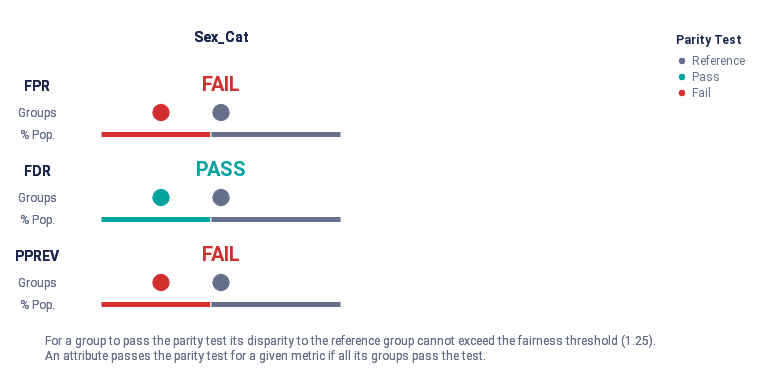

The notebook cell this image was saved under:
### Code cell
summary_plot_ckd = audit_sex_groups.summary_plot(metrics=metrics, fairness_threshold=disparity_tolerance,)
summary_plot_ckd.save("summary_plot_ckd.html")
summary_plot_ckd

### Figure 1 — Vega-Lite specification as saved in the notebook (floating-point values rounded to 4 significant figures)
{"config": {"view": {"continuousWidth": 400, "continuousHeight": 300, "strokeWidth": 0}, "legend": {"labelColor": "rgb(102, 111, 137)", "labelFont": "Roboto, Arial, sans-serif", "labelFontSize": 12, "rowPadding": 4, "symbolSize": 40, "titleBaseline": "top", "titleColor": "rgb(25, 39, 78)", "titleFont": "Roboto, Arial, sans-serif", "titleFontSize": 12, "titleFontWeight": "bold", "titlePadding": 8}}, "vconcat": [{"hconcat": [{"vconcat": [{"mark": {"type": "text", "align": "center", "baseline": "middle", "color": "rgb(25, 39, 78)", "font": "Roboto, Arial, sans-serif", "fontWeight": "bold", "size": 14}, "encoding": {"text": {"value": ""}}, "height": 45.0, "width": 32.0}, {"layer": [{"mark": {"type": "text", "align": "center", "baseline": "middle", "color": "rgb(25, 39, 78)", "font": "Roboto, Arial, sans-serif", "fontWeight": "bold", "size": 14}, "encoding": {"text": {"value": "FPR"}, "y": {"axis": {"domain": false, "grid": false, "labels": false, "ticks": false, "title": null}, "field": "y_position", "scale": {"domain": [3, 1]}, "type": "quantitative"}}, "transform": [{"calculate": "1.2", "as": "y_position"}]}, {"mark": {"type": "text", "align": "center", "baseline": "middle", "color": "rgb(102, 111, 137)", "font": "Roboto, Arial, sans-serif", "size": 12}, "encoding": {"text": {"value": "Groups"}, "y": {"axis": {"domain": false, "grid": false, "labels": false, "ticks": false, "title": null}, "field": "y_position", "scale": {"domain": [3, 1]}, "type": "quantitative"}}, "transform": [{"calculate": "2", "as": "y_position"}]}, {"mark": {"type": "text", "align": "center", "baseline": "middle", "color": "rgb(102, 111, 137)", "font": "Roboto, Arial, sans-serif", "size": 12}, "encoding": {"text": {"value": "% Pop."}, "y": {"axis": {"domain": false, "grid": false, "labels": false, "ticks": false, "title": null}, "field": "y_position", "scale": {"domain": [3, 1]}, "type": "quantitative"}}, "transform": [{"calculate": "2.7", "as": "y_position"}]}], "height": 65.0, "width": 32.0}, {"layer": [{"mark": {"type": "text", "align": "center", "baseline": "middle", "color": "rgb(25, 39, 78)", "font": "Roboto, Arial, sans-serif", "fontWeight": "bold", "size": 14}, "encoding": {"text": {"value": "FDR"}, "y": {"axis": {"domain": false, "grid": false, "labels": false, "ticks": false, "title": null}, "field": "y_position", "scale": {"domain": [3, 1]}, "type": "quantitative"}}, "transform": [{"calculate": "1.2", "as": "y_position"}]}, {"mark": {"type": "text", "align": "center", "baseline": "middle", "color": "rgb(102, 111, 137)", "font": "Roboto, Arial, sans-serif", "size": 12}, "encoding": {"text": {"value": "Groups"}, "y": {"axis": {"domain": false, "grid": false, "labels": false, "ticks": false, "title": null}, "field": "y_position", "scale": {"domain": [3, 1]}, "type": "quantitative"}}, "transform": [{"calculate": "2", "as": "y_position"}]}, {"mark": {"type": "text", "align": "center", "baseline": "middle", "color": "rgb(102, 111, 137)", "font": "Roboto, Arial, sans-serif", "size": 12}, "encoding": {"text": {"value": "% Pop."}, "y": {"axis": {"domain": false, "grid": false, "labels": false, "ticks": false, "title": null}, "field": "y_position", "scale": {"domain": [3, 1]}, "type": "quantitative"}}, "transform": [{"calculate": "2.7", "as": "y_position"}]}], "height": 65.0, "width": 32.0}, {"layer": [{"mark": {"type": "text", "align": "center", "baseline": "middle", "color": "rgb(25, 39, 78)", "font": "Roboto, Arial, sans-serif", "fontWeight": "bold", "size": 14}, "encoding": {"text": {"value": "PPREV"}, "y": {"axis": {"domain": false, "grid": false, "labels": false, "ticks": false, "title": null}, "field": "y_position", "scale": {"domain": [3, 1]}, "type": "quantitative"}}, "transform": [{"calculate": "1.2", "as": "y_position"}]}, {"mark": {"type": "text", "align": "center", "baseline": "middle", "color": "rgb(102, 111, 137)", "font": "Roboto, Arial, sans-serif", "size": 12}, "encoding": {"text": {"value": "Groups"}, "y": {"axis": {"domain": false, "grid": false, "labels": false, "ticks": false, "title": null}, "field": "y_position", "scale": {"domain": [3, 1]}, "type": "quantitative"}}, "transform": [{"calculate": "2", "as": "y_position"}]}, {"mark": {"type": "text", "align": "center", "baseline": "middle", "color": "rgb(102, 111, 137)", "font": "Roboto, Arial, sans-serif", "size": 12}, "encoding": {"text": {"value": "% Pop."}, "y": {"axis": {"domain": false, "grid": false, "labels": false, "ticks": false, "title": null}, "field": "y_position", "scale": {"domain": [3, 1]}, "type": "quantitative"}}, "transform": [{"calculate": "2.7", "as": "y_position"}]}], "height": 65.0, "width": 32.0}], "bounds": "flush", "data": {"name": "data-79dd248bdaa0ea02c535240e8ad022c8"}, "spacing": 20.0}, {"hconcat": [{"vconcat": [{"data": {"name": "data-79dd248bdaa0ea02c535240e8ad022c8"}, "mark": {"type": "text", "align": "center", "baseline": "middle", "color": "rgb(25, 39, 78)", "font": "Roboto, Arial, sans-serif", "fontWeight": "bold", "size": 14}, "encoding": {"text": {"value": "Sex_Cat"}}, "height": 45.0, "width": 240.0}, {"layer": [{"data": {"name": "data-0648884f34076ca4404072fa7f837079"}, "mark": {"type": "text", "align": "center", "baseline": "middle", "font": "Roboto, Arial, sans-serif", "fontWeight": "bold", "size": 20}, "encoding": {"color": {"field": "parity_result", "legend": {"offset": 0, "padding": 20, "title": "Parity Test"}, "scale": {"domain": ["Reference", "Pass", "Fail"], "range": ["rgb(102, 111, 137)", "rgb(0, 163, 158)", "rgb(211, 47, 47)"]}, "type": "ordinal"}, "text": {"value": "FAIL"}, "y": {"axis": {"domain": false, "grid": false, "labels": false, "ticks": false, "title": null}, "field": "y_position", "scale": {"domain": [3, 1]}, "type": "quantitative"}}, "transform": [{"calculate": "1", "as": "y_position"}]}, {"data": {"name": "data-17fb7689948422ff9042c144eba445de"}, "mark": {"type": "bar", "size": 6, "stroke": "white"}, "encoding": {"color": {"field": "fpr_parity_result", "legend": null, "scale": {"domain": ["Reference", "Pass", "Fail"], "range": ["rgb(102, 111, 137)", "rgb(0, 163, 158)", "rgb(211, 47, 47)"]}, "type": "ordinal"}, "tooltip": [{"field": "fpr_parity_result", "title": "Parity", "type": "nominal"}, {"field": "tooltip_group_size", "title": "Size", "type": "nominal"}, {"field": "tooltip_groups_name_size", "title": "Groups", "type": "nominal"}], "x": {"aggregate": "sum", "axis": {"domain": false, "grid": false, "labels": false, "ticks": false, "title": null}, "field": "group_size", "stack": "normalize", "type": "quantitative"}, "y": {"axis": {"domain": false, "grid": false, "labels": false, "ticks": false, "title": null}, "field": "y_position", "scale": {"domain": [3, 1]}, "type": "quantitative"}}, "transform": [{"calculate": "2.8", "as": "y_position"}]}, {"data": {"name": "data-0763a30168c135d8b66f76f7bba9b96e"}, "mark": {"type": "circle", "opacity": 1}, "encoding": {"color": {"field": "fpr_parity_result", "legend": null, "scale": {"domain": ["Reference", "Pass", "Fail"], "range": ["rgb(102, 111, 137)", "rgb(0, 163, 158)", "rgb(211, 47, 47)"]}, "type": "ordinal"}, "size": {"value": 300}, "tooltip": [{"field": "attribute_value", "title": "Group", "type": "nominal"}, {"field": "tooltip_group_size", "title": "Group Size", "type": "nominal"}, {"field": "tooltip_parity_test_explanation_fpr", "title": "Parity Test", "type": "nominal"}, {"field": "tooltip_disparity_explanation_fpr", "title": "Disparity", "type": "nominal"}, {"field": "fpr", "format": ".2f", "title": "FPR", "type": "quantitative"}], "x": {"axis": {"domain": false, "grid": false, "labels": false, "ticks": false, "title": null}, "field": "fpr_disparity_rank", "scale": {"domain": [-2, 2], "nice": false}, "type": "quantitative"}, "y": {"axis": {"domain": false, "grid": false, "labels": false, "ticks": false, "title": null}, "field": "y_position", "scale": {"domain": [3, 1]}, "type": "quantitative"}}, "transform": [{"calculate": "2", "as": "y_position"}]}], "height": 65.0, "resolve": {"scale": {"x": "independent"}}, "width": 240.0}, {"layer": [{"data": {"name": "data-126d4ae515fac080ab56453e43289c66"}, "mark": {"type": "text", "align": "center", "baseline": "middle", "font": "Roboto, Arial, sans-serif", "fontWeight": "bold", "size": 20}, "encoding": {"color": {"field": "parity_result", "legend": {"offset": 0, "padding": 20, "title": "Parity Test"}, "scale": {"domain": ["Reference", "Pass", "Fail"], "range": ["rgb(102, 111, 137)", "rgb(0, 163, 158)", "rgb(211, 47, 47)"]}, "type": "ordinal"}, "text": {"value": "PASS"}, "y": {"axis": {"domain": false, "grid": false, "labels": false, "ticks": false, "title": null}, "field": "y_position", "scale": {"domain": [3, 1]}, "type": "quantitative"}}, "transform": [{"calculate": "1", "as": "y_position"}]}, {"data": {"name": "data-f3e433267fd29c12bb9976b0cd1170e1"}, "mark": {"type": "bar", "size": 6, "stroke": "white"}, "encoding": {"color": {"field": "fdr_parity_result", "legend": null, "scale": {"domain": ["Reference", "Pass", "Fail"], "range": ["rgb(102, 111, 137)", "rgb(0, 163, 158)", "rgb(211, 47, 47)"]}, "type": "ordinal"}, "tooltip": [{"field": "fdr_parity_result", "title": "Parity", "type": "nominal"}, {"field": "tooltip_group_size", "title": "Size", "type": "nominal"}, {"field": "tooltip_groups_name_size", "title": "Groups", "type": "nominal"}], "x": {"aggregate": "sum", "axis": {"domain": false, "grid": false, "labels": false, "ticks": false, "title": null}, "field": "group_size", "stack": "normalize", "type": "quantitative"}, "y": {"axis": {"domain": false, "grid": false, "labels": false, "ticks": false, "title": null}, "field": "y_position", "scale": {"domain": [3, 1]}, "type": "quantitative"}}, "transform": [{"calculate": "2.8", "as": "y_position"}]}, {"data": {"name": "data-0763a30168c135d8b66f76f7bba9b96e"}, "mark": {"type": "circle", "opacity": 1}, "encoding": {"color": {"field": "fdr_parity_result", "legend": null, "scale": {"domain": ["Reference", "Pass", "Fail"], "range": ["rgb(102, 111, 137)", "rgb(0, 163, 158)", "rgb(211, 47, 47)"]}, "type": "ordinal"}, "size": {"value": 300}, "tooltip": [{"field": "attribute_value", "title": "Group", "type": "nominal"}, {"field": "tooltip_group_size", "title": "Group Size", "type": "nominal"}, {"field": "tooltip_parity_test_explanation_fdr", "title": "Parity Test", "type": "nominal"}, {"field": "tooltip_disparity_explanation_fdr", "title": "Disparity", "type": "nominal"}, {"field": "fdr", "format": ".2f", "title": "FDR", "type": "quantitative"}], "x": {"axis": {"domain": false, "grid": false, "labels": false, "ticks": false, "title": null}, "field": "fdr_disparity_rank", "scale": {"domain": [-2, 2], "nice": false}, "type": "quantitative"}, "y": {"axis": {"domain": false, "grid": false, "labels": false, "ticks": false, "title": null}, "field": "y_position", "scale": {"domain": [3, 1]}, "type": "quantitative"}}, "transform": [{"calculate": "2", "as": "y_position"}]}], "height": 65.0, "resolve": {"scale": {"x": "independent"}}, "width": 240.0}, {"layer": [{"data": {"name": "data-0648884f34076ca4404072fa7f837079"}, "mark": {"type": "text", "align": "center", "baseline": "middle", "font": "Roboto, Arial, sans-serif", "fontWeight": "bold", "size": 20}, "encoding": {"color": {"field": "parity_result", "legend": {"offset": 0, "padding": 20, "title": "Parity Test"}, "scale": {"domain": ["Reference", "Pass", "Fail"], "range": ["rgb(102, 111, 137)", "rgb(0, 163, 158)", "rgb(211, 47, 47)"]}, "type": "ordinal"}, "text": {"value": "FAIL"}, "y": {"axis": {"domain": false, "grid": false, "labels": false, "ticks": false, "title": null}, "field": "y_position", "scale": {"domain": [3, 1]}, "type": "quantitative"}}, "transform": [{"calculate": "1", "as": "y_position"}]}, {"data": {"name": "data-41d2f801658fca22aa00cf5e0dd2d216"}, "mark": {"type": "bar", "size": 6, "stroke": "white"}, "encoding": {"color": {"field": "pprev_parity_result", "legend": null, "scale": {"domain": ["Reference", "Pass", "Fail"], "range": ["rgb(102, 111, 137)", "rgb(0, 163, 158)", "rgb(211, 47, 47)"]}, "type": "ordinal"}, "tooltip": [{"field": "pprev_parity_result", "title": "Parity", "type": "nominal"}, {"field": "tooltip_group_size", "title": "Size", "type": "nominal"}, {"field": "tooltip_groups_name_size", "title": "Groups", "type": "nominal"}], "x": {"aggregate": "sum", "axis": {"domain": false, "grid": false, "labels": false, "ticks": false, "title": null}, "field": "group_size", "stack": "normalize", "type": "quantitative"}, "y": {"axis": {"domain": false, "grid": false, "labels": false, "ticks": false, "title": null}, "field": "y_position", "scale": {"domain": [3, 1]}, "type": "quantitative"}}, "transform": [{"calculate": "2.8", "as": "y_position"}]}, {"data": {"name": "data-0763a30168c135d8b66f76f7bba9b96e"}, "mark": {"type": "circle", "opacity": 1}, "encoding": {"color": {"field": "pprev_parity_result", "legend": null, "scale": {"domain": ["Reference", "Pass", "Fail"], "range": ["rgb(102, 111, 137)", "rgb(0, 163, 158)", "rgb(211, 47, 47)"]}, "type": "ordinal"}, "size": {"value": 300}, "tooltip": [{"field": "attribute_value", "title": "Group", "type": "nominal"}, {"field": "tooltip_group_size", "title": "Group Size", "type": "nominal"}, {"field": "tooltip_parity_test_explanation_pprev", "title": "Parity Test", "type": "nominal"}, {"field": "tooltip_disparity_explanation_pprev", "title": "Disparity", "type": "nominal"}, {"field": "pprev", "format": ".2f", "title": "PPREV", "type": "quantitative"}], "x": {"axis": {"domain": false, "grid": false, "labels": false, "ticks": false, "title": null}, "field": "pprev_disparity_rank", "scale": {"domain": [-2, 2], "nice": false}, "type": "quantitative"}, "y": {"axis": {"domain": false, "grid": false, "labels": false, "ticks": false, "title": null}, "field": "y_position", "scale": {"domain": [3, 1]}, "type": "quantitative"}}, "transform": [{"calculate": "2", "as": "y_position"}]}], "height": 65.0, "resolve": {"scale": {"x": "independent"}}, "width": 240.0}], "bounds": "flush", "spacing": 20.0}], "bounds": "flush", "spacing": 288.0}], "bounds": "flush", "spacing": 80.0}, {"layer": [{"mark": {"type": "text", "align": "left", "baseline": "top", "fill": "rgb(102, 111, 137)", "font": "Roboto, Arial, sans-serif", "fontSize": 12, "fontWeight": "normal"}, "encoding": {"text": {"value": "For a group to pass the parity test its disparity to the reference group cannot exceed the fairness threshold (1.25)."}, "x": {"value": 24.0}, "y": {"value": 0}}}, {"mark": {"type": "text", "align": "left", "baseline": "top", "fill": "rgb(102, 111, 137)", "font": "Roboto, Arial, sans-serif", "fontSize": 12, "fontWeight": "normal"}, "encoding": {"text": {"value": "An attribute passes the parity test for a given metric if all its groups pass the test."}, "x": {"value": 24.0}, "y": {"value": 15.0}}}], "data": {"name": "data-79dd248bdaa0ea02c535240e8ad022c8"}}], "padding": 15, "usermeta": {"embedOptions": {"scaleFactor": 5, "downloadFileName": "summary_chart"}}, "$schema": "https://vega.github.io/schema/vega-lite/v4.17.0.json", "datasets": {"data-79dd248bdaa0ea02c535240e8ad022c8": [{"a": 1, "b": 0}, {"a": 1, "b": 0}], "data-0648884f34076ca4404072fa7f837079": [{"parity_result": "Fail"}], "data-17fb7689948422ff9042c144eba445de": [{"fpr_parity_result": "Fail", "attribute_name": "sex_cat", "total_entities": 238, "group_size": 109, "tooltip_groups_name_size": "Female (109)", "tooltip_group_size": "109 (45.80%)"}, {"fpr_parity_result": "Reference", "attribute_name": "sex_cat", "total_entities": 238, "group_size": 129, "tooltip_groups_name_size": "Male (129)", "tooltip_group_size": "129 (54.20%)"}], "data-0763a30168c135d8b66f76f7bba9b96e": [{"attribute_name": "sex_cat", "attribute_value": "Female", "group_size": 109, "total_entities": 238, "ref_group_value": "Male", "fpr": 0.01923, "fdr": 0.4, "pprev": 0.04587, "fpr_disparity": 0.3622, "fdr_disparity": 0.9333, "pprev_disparity": 0.4227, "fpr_disparity_scaled": -1.761, "fpr_parity_result": "Fail", "tooltip_parity_test_explanation_fpr": "Fail. Above fairness threshold of 1.25", "tooltip_disparity_explanation_fpr": "2.76 times smaller FPR than the reference group", "tooltip_group_size": "109 (45.80%)", "fpr_disparity_rank": -1.0, "group_size_formatted": "109", "tooltip_groups_name_size": "Female (109)", "fdr_disparity_scaled": -0.07143, "fdr_parity_result": "Pass", "tooltip_parity_test_explanation_fdr": "Pass. Below fairness threshold of 1.25", "tooltip_disparity_explanation_fdr": "1.07 times smaller FDR than the reference group", "fdr_disparity_rank": -1.0, "pprev_disparity_scaled": -1.366, "pprev_parity_result": "Fail", "tooltip_parity_test_explanation_pprev": "Fail. Above fairness threshold of 1.25", "tooltip_disparity_explanation_pprev": "2.37 times smaller PPREV than the reference group", "pprev_disparity_rank": -1.0}, {"attribute_name": "sex_cat", "attribute_value": "Male", "group_size": 129, "total_entities": 238, "ref_group_value": "Male", "fpr": 0.0531, "fdr": 0.4286, "pprev": 0.1085, "fpr_disparity": 1.0, "fdr_disparity": 1.0, "pprev_disparity": 1.0, "fpr_disparity_scaled": 0.0, "fpr_parity_result": "Reference", "tooltip_parity_test_explanation_fpr": "Reference group", "tooltip_disparity_explanation_fpr": "Reference group", "tooltip_group_size": "129 (54.20%)", "fpr_disparity_rank": 0.0, "group_size_formatted": "129", "tooltip_groups_name_size": "Male (129)", "fdr_disparity_scaled": 0.0, "fdr_parity_result": "Reference", "tooltip_parity_test_explanation_fdr": "Reference group", "tooltip_disparity_explanation_fdr": "Reference group", "fdr_disparity_rank": 0.0, "pprev_disparity_scaled": 0.0, "pprev_parity_result": "Reference", "tooltip_parity_test_explanation_pprev": "Reference group", "tooltip_disparity_explanation_pprev": "Reference group", "pprev_disparity_rank": 0.0}], "data-126d4ae515fac080ab56453e43289c66": [{"parity_result": "Pass"}], "data-f3e433267fd29c12bb9976b0cd1170e1": [{"fdr_parity_result": "Pass", "attribute_name": "sex_cat", "total_entities": 238, "group_size": 109, "tooltip_groups_name_size": "Female (109)", "tooltip_group_size": "109 (45.80%)"}, {"fdr_parity_result": "Reference", "attribute_name": "sex_cat", "total_entities": 238, "group_size": 129, "tooltip_groups_name_size": "Male (129)", "tooltip_group_size": "129 (54.20%)"}], "data-41d2f801658fca22aa00cf5e0dd2d216": [{"pprev_parity_result": "Fail", "attribute_name": "sex_cat", "total_entities": 238, "group_size": 109, "tooltip_groups_name_size": "Female (109)", "tooltip_group_size": "109 (45.80%)"}, {"pprev_parity_result": "Reference", "attribute_name": "sex_cat", "total_entities": 238, "group_size": 129, "tooltip_groups_name_size": "Male (129)", "tooltip_group_size": "129 (54.20%)"}]}}
